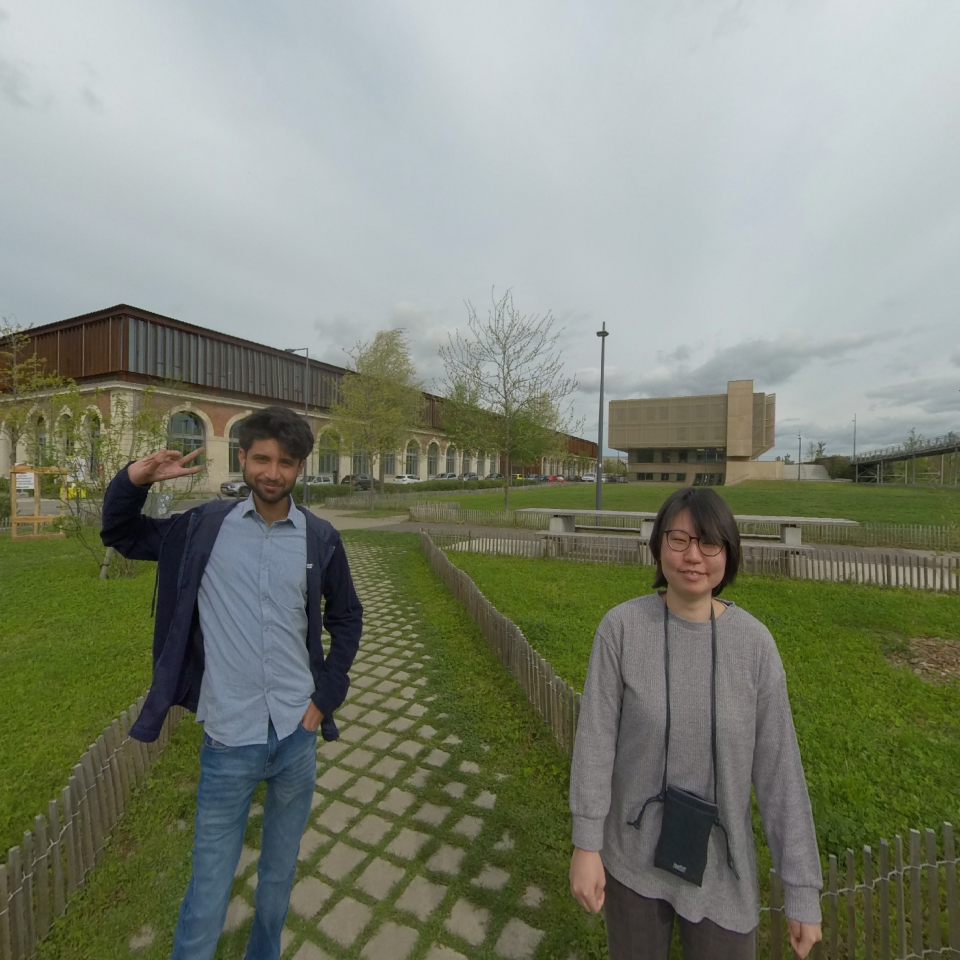
#> input picture Python/results/equi_RIGHT.png, 1920 x 1920 px (shown at 1/2 size)
$ python cube_to_equi.py
#> lines starting #> are read from the running program, lines starting #| are printed output that depends on the picture
import numpy as np
import cv2
import math

def load_cube_faces(face_paths):
    faces = {}
    names = ['right', 'left', 'top', 'bottom', 'front', 'back']
    for name, path in zip(names, face_paths):
        faces[name] = cv2.imread(path)
#> `faces = load_cube_faces(face_paths)`: faces = 6 items
#> (printed output is left out)
    return faces

def cube_to_equirect(faces, output_width=1024, output_height=512):
#> called with output_width = 2048, output_height = 1024
    face_size = faces['front'].shape[0]  # assume square faces
#> face_size = 1920
    output = np.zeros((output_height, output_width, 3), dtype=np.uint8)

    for y in range(output_height):
        for x in range(output_width):
            theta = (x / output_width) * 2 * math.pi - math.pi  # -π to π
            phi = (y / output_height) * math.pi - (math.pi / 2)  # -π/2 to π/2

            # Convert spherical to 3D Cartesian coords
            vx = math.cos(phi) * math.sin(theta)
            vy = math.sin(phi)
            vz = math.cos(phi) * math.cos(theta)

            abs_v = np.abs([vx, vy, vz])
            max_axis = np.argmax(abs_v)

            if max_axis == 0:  # X major axis
                face = 'right' if vx > 0 else 'left'
                sc = -vz / abs_v[0]
                tc = -vy / abs_v[0]
            elif max_axis == 1:  # Y major axis
                face = 'top' if vy > 0 else 'bottom'
                sc = vx / abs_v[1]
                tc = vz / abs_v[1]
            else:  # Z major axis
                face = 'front' if vz > 0 else 'back'
                sc = vx / abs_v[2]
                tc = -vy / abs_v[2]

            # Convert [-1,1] to [0,face_size)
            u = int(((sc + 1) / 2) * face_size)
            v = int(((tc + 1) / 2) * face_size)
            u = np.clip(u, 0, face_size - 1)
            v = np.clip(v, 0, face_size - 1)

            output[y, x] = faces[face][v, u]
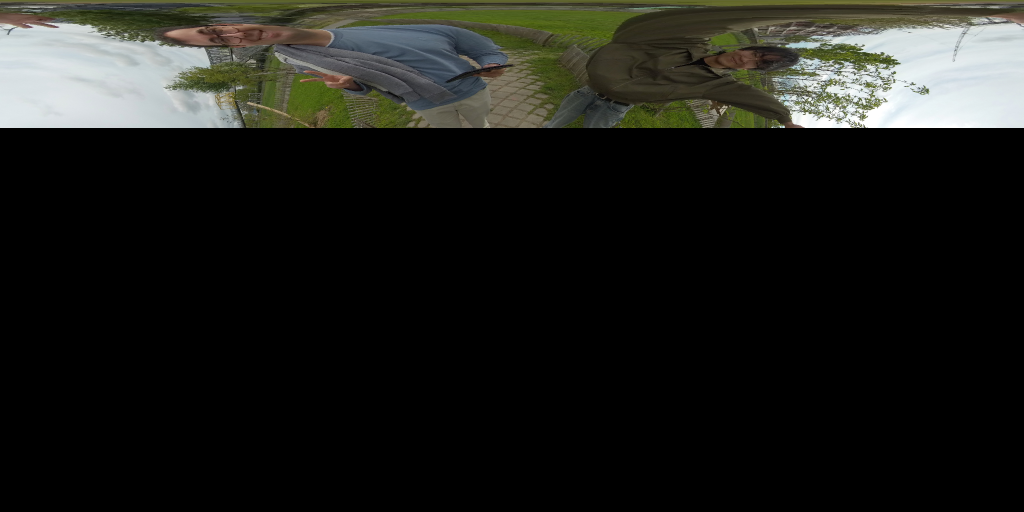
#> output: shape (1024, 2048, 3) (shown at 1/2 size); mean of channels 0, 1, 2 26.2, 30, 29.2; drawn as B, G, R

    return output

# Example usage
face_paths = [
    'results/equi_RIGHT.png', 'results/equi_LEFT.png',
    'results/equi_TOP.png', 'results/equi_BOTTOM.png',
    'results/equi_FRONT.png', 'results/equi_BACK.png'
]
faces = load_cube_faces(face_paths)
print("AAAAAA: ", faces)
#> (the run stopped early here; a loop or call above may not have finished)
